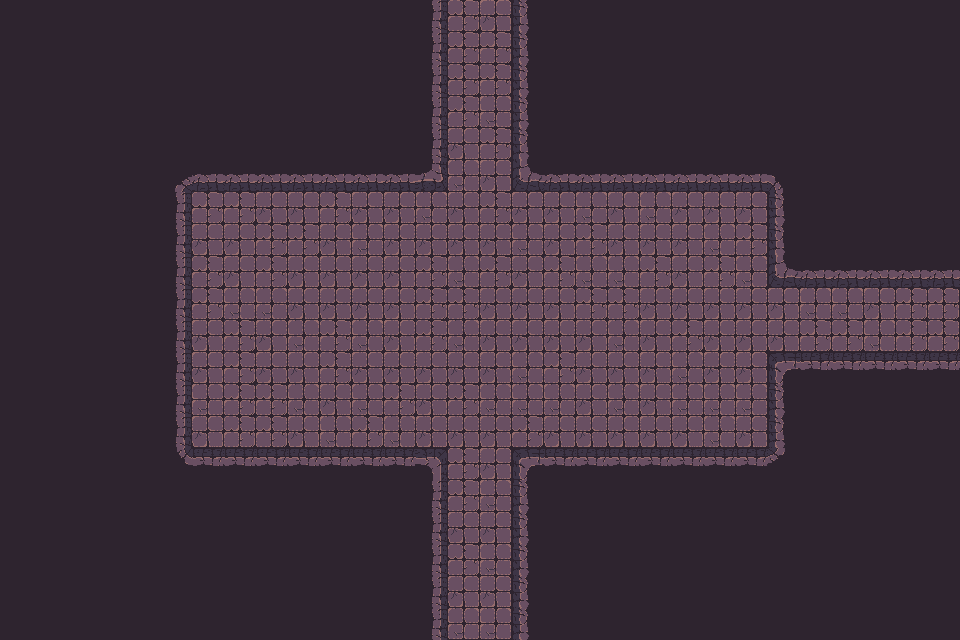

Tiled map render using the project's own tile images. Description and the whole map definition, tile-layer contents included, below:
An orthogonal 30x20 tile map with 32x32 px tiles, 1 tile layer (Tile layer 1), 2 tilesets and 57 objects.

<map version="1.10" tiledversion="1.11.2" orientation="orthogonal" renderorder="right-down" width="30" height="20" tilewidth="32" tileheight="32" infinite="0" nextlayerid="3" nextobjectid="1">
    <tileset firstgid="1" name="Town Tileset" tilewidth="32" tileheight="32" tilecount="64" columns="8">
        <image source="../../../tiles/World H Tileset.png" trans="ff00ff" width="256" height="256" />
        <tile id="4">
            <objectgroup draworder="index" id="2">
                <object id="1" x="0" y="0" width="32" height="32" />
            </objectgroup>
        </tile>
        <tile id="5">
            <objectgroup draworder="index" id="2">
                <object id="1" x="0" y="0" width="32" height="32" />
            </objectgroup>
        </tile>
        <tile id="6">
            <objectgroup draworder="index" id="2">
                <object id="1" x="0" y="0" width="32" height="32" />
            </objectgroup>
        </tile>
        <tile id="7">
            <objectgroup draworder="index" id="2">
                <object id="1" x="0" y="0" width="32" height="32" />
            </objectgroup>
        </tile>
        <tile id="8">
            <objectgroup draworder="index" id="2">
                <object id="1" x="0" y="0" width="32" height="32" />
            </objectgroup>
        </tile>
        <tile id="10">
            <objectgroup draworder="index" id="2">
                <object id="1" x="0" y="32" width="32" height="0" />
            </objectgroup>
        </tile>
        <tile id="11">
            <objectgroup draworder="index" id="2">
                <object id="1" x="0" y="32" width="32" height="0" />
                <object id="2" x="32" y="0" width="0" height="32" />
            </objectgroup>
        </tile>
        <tile id="12">
            <objectgroup draworder="index" id="2">
                <object id="1" x="32" y="0" width="0" height="32" />
            </objectgroup>
        </tile>
        <tile id="13">
            <objectgroup draworder="index" id="2">
                <object id="1" x="0" y="32" width="32" height="0" />
                <object id="2" x="0" y="32" width="32" height="0" />
                <object id="3" x="0" y="0" width="0" height="32" />
            </objectgroup>
        </tile>
        <tile id="14">
            <objectgroup draworder="index" id="2">
                <object id="1" x="0" y="0" width="0" height="32" />
            </objectgroup>
        </tile>
        <tile id="16">
            <objectgroup draworder="index" id="2">
                <object id="1" x="0" y="0" width="32" height="32" />
            </objectgroup>
        </tile>
        <tile id="24">
            <objectgroup draworder="index" id="2">
                <object id="1" x="0" y="0" width="32" height="32" />
            </objectgroup>
        </tile>
    </tileset>
    <tileset firstgid="65" name="Dungeon Crawler Tileset" tilewidth="32" tileheight="32" tilecount="100" columns="10">
        <image source="../../../tiles/Dungeon_Tile.png" trans="" width="320" height="320" />
        <tile id="2">
            <objectgroup draworder="index" id="2">
                <object id="1" x="0" y="0" width="32" height="32" />
            </objectgroup>
        </tile>
        <tile id="3">
            <objectgroup draworder="index" id="2">
                <object id="1" x="0" y="0" width="32" height="32" />
            </objectgroup>
        </tile>
        <tile id="4">
            <objectgroup draworder="index" id="2">
                <object id="1" x="0" y="0" width="32" height="32" />
            </objectgroup>
        </tile>
        <tile id="5">
            <objectgroup draworder="index" id="2">
                <object id="1" x="0" y="0" width="32" height="32" />
            </objectgroup>
        </tile>
        <tile id="6">
            <objectgroup draworder="index" id="2">
                <object id="1" x="0" y="0" width="32" height="32" />
            </objectgroup>
        </tile>
        <tile id="8">
            <objectgroup draworder="index" id="2">
                <object id="1" x="0" y="0" width="32" height="32" />
            </objectgroup>
        </tile>
        <tile id="12">
            <objectgroup draworder="index" id="2">
                <object id="1" x="0" y="0" width="32" height="32" />
            </objectgroup>
        </tile>
        <tile id="13">
            <objectgroup draworder="index" id="2">
                <object id="1" x="0" y="0" width="32" height="32" />
            </objectgroup>
        </tile>
        <tile id="14">
            <objectgroup draworder="index" id="2">
                <object id="1" x="0" y="0" width="32" height="32" />
            </objectgroup>
        </tile>
        <tile id="15">
            <objectgroup draworder="index" id="2">
                <object id="1" x="0" y="0" width="32" height="32" />
            </objectgroup>
        </tile>
        <tile id="16">
            <objectgroup draworder="index" id="2">
                <object id="1" x="0" y="0" width="32" height="32" />
            </objectgroup>
        </tile>
        <tile id="18">
            <objectgroup draworder="index" id="2">
                <object id="1" x="0" y="0" width="32" height="32" />
            </objectgroup>
        </tile>
        <tile id="22">
            <objectgroup draworder="index" id="2">
                <object id="1" x="0" y="0" width="32" height="32" />
            </objectgroup>
        </tile>
        <tile id="23">
            <objectgroup draworder="index" id="2">
                <object id="1" x="0" y="0" width="32" height="32" />
            </objectgroup>
        </tile>
        <tile id="24">
            <objectgroup draworder="index" id="2">
                <object id="1" x="0" y="0" width="32" height="32" />
            </objectgroup>
        </tile>
        <tile id="25">
            <objectgroup draworder="index" id="2">
                <object id="1" x="0" y="0" width="32" height="32" />
            </objectgroup>
        </tile>
        <tile id="26">
            <objectgroup draworder="index" id="2">
                <object id="1" x="0" y="0" width="32" height="32" />
            </objectgroup>
        </tile>
        <tile id="28">
            <objectgroup draworder="index" id="2">
                <object id="1" x="0" y="0" width="32" height="32" />
            </objectgroup>
        </tile>
        <tile id="32">
            <objectgroup draworder="index" id="2">
                <object id="1" x="0" y="0" width="32" height="32" />
            </objectgroup>
        </tile>
        <tile id="33">
            <objectgroup draworder="index" id="2">
                <object id="1" x="0" y="0" width="32" height="32" />
            </objectgroup>
        </tile>
        <tile id="34">
            <objectgroup draworder="index" id="2">
                <object id="1" x="0" y="0" width="32" height="32" />
            </objectgroup>
        </tile>
        <tile id="35">
            <objectgroup draworder="index" id="2">
                <object id="1" x="0" y="0" width="32" height="32" />
            </objectgroup>
        </tile>
        <tile id="36">
            <objectgroup draworder="index" id="2">
                <object id="1" x="0" y="0" width="32" height="32" />
            </objectgroup>
        </tile>
        <tile id="38">
            <objectgroup draworder="index" id="2">
                <object id="1" x="0" y="0" width="32" height="32" />
            </objectgroup>
        </tile>
        <tile id="42">
            <objectgroup draworder="index" id="2">
                <object id="1" x="0" y="0" width="32" height="32" />
            </objectgroup>
        </tile>
        <tile id="43">
            <objectgroup draworder="index" id="2">
                <object id="1" x="0" y="0" width="32" height="32" />
            </objectgroup>
        </tile>
        <tile id="44">
            <objectgroup draworder="index" id="2">
                <object id="1" x="0" y="0" width="32" height="32" />
            </objectgroup>
        </tile>
        <tile id="45">
            <objectgroup draworder="index" id="2">
                <object id="1" x="0" y="0" width="32" height="32" />
            </objectgroup>
        </tile>
        <tile id="46">
            <objectgroup draworder="index" id="2">
                <object id="1" x="0" y="0" width="32" height="32" />
            </objectgroup>
        </tile>
        <tile id="48">
            <objectgroup draworder="index" id="2">
                <object id="1" x="0" y="0" width="32" height="32" />
            </objectgroup>
        </tile>
        <tile id="52">
            <objectgroup draworder="index" id="2">
                <object id="1" x="0" y="0" width="32" height="32" />
            </objectgroup>
        </tile>
        <tile id="53">
            <objectgroup draworder="index" id="2">
                <object id="1" x="0" y="0" width="32" height="32" />
            </objectgroup>
        </tile>
        <tile id="54">
            <objectgroup draworder="index" id="2">
                <object id="1" x="0" y="0" width="32" height="32" />
            </objectgroup>
        </tile>
        <tile id="55">
            <objectgroup draworder="index" id="2">
                <object id="1" x="0" y="0" width="32" height="32" />
            </objectgroup>
        </tile>
        <tile id="56">
            <objectgroup draworder="index" id="2">
                <object id="1" x="0" y="0" width="32" height="32" />
            </objectgroup>
        </tile>
        <tile id="58">
            <objectgroup draworder="index" id="2">
                <object id="1" x="0" y="0" width="32" height="32" />
            </objectgroup>
        </tile>
        <tile id="62">
            <objectgroup draworder="index" id="2">
                <object id="1" x="0" y="0" width="32" height="32" />
            </objectgroup>
        </tile>
        <tile id="63">
            <objectgroup draworder="index" id="2">
                <object id="1" x="0" y="0" width="32" height="32" />
            </objectgroup>
        </tile>
        <tile id="64">
            <objectgroup draworder="index" id="2">
                <object id="1" x="0" y="0" width="32" height="32" />
            </objectgroup>
        </tile>
        <tile id="65">
            <objectgroup draworder="index" id="2">
                <object id="1" x="0" y="0" width="32" height="32" />
            </objectgroup>
        </tile>
        <tile id="66">
            <objectgroup draworder="index" id="2">
                <object id="1" x="0" y="0" width="32" height="32" />
            </objectgroup>
        </tile>
        <tile id="68">
            <objectgroup draworder="index" id="2">
                <object id="1" x="0" y="0" width="32" height="32" />
            </objectgroup>
        </tile>
    </tileset>
    <layer id="1" name="Tile layer 1" width="30" height="20">
        <data encoding="csv">
122,122,122,122,122,122,122,122,122,122,122,122,122,77,65,75,79,122,122,122,122,122,122,122,122,122,122,122,122,122,
122,122,122,122,122,122,122,122,122,122,122,122,122,77,65,65,79,122,122,122,122,122,122,122,122,122,122,122,122,122,
122,122,122,122,122,122,122,122,122,122,122,122,122,77,65,65,79,122,122,122,122,122,122,122,122,122,122,122,122,122,
122,122,122,122,122,122,122,122,122,122,122,122,122,77,65,66,79,122,122,122,122,122,122,122,122,122,122,122,122,122,
122,122,122,122,122,122,122,122,122,122,122,122,122,77,75,65,79,122,122,122,122,122,122,122,122,122,122,122,122,122,
122,122,122,122,122,67,68,68,68,68,68,68,68,103,66,75,100,68,68,68,68,68,68,68,69,122,122,122,122,122,
122,122,122,122,122,77,65,65,75,75,65,75,75,66,75,65,75,75,66,75,66,75,75,75,79,122,122,122,122,122,
122,122,122,122,122,77,75,75,65,65,75,66,75,75,75,75,66,75,65,75,75,75,66,65,79,122,122,122,122,122,
122,122,122,122,122,77,65,75,65,75,75,75,75,65,66,65,75,65,66,66,65,75,65,66,100,68,68,68,68,68,
122,122,122,122,122,77,65,66,66,75,75,75,75,65,65,75,75,75,65,65,75,75,75,75,75,66,66,75,65,65,
122,122,122,122,122,77,75,65,75,66,65,66,75,65,66,75,75,75,75,66,75,65,75,75,75,65,65,66,65,65,
122,122,122,122,122,77,75,65,75,75,65,75,75,75,75,75,66,65,75,75,75,66,75,75,70,88,88,88,88,88,
122,122,122,122,122,77,66,65,65,66,75,66,65,75,65,66,66,66,75,66,75,66,66,66,79,122,122,122,122,122,
122,122,122,122,122,77,75,65,65,75,66,65,66,75,75,75,65,75,75,75,75,75,66,75,79,122,122,122,122,122,
122,122,122,122,122,87,88,88,88,88,88,88,88,73,65,75,70,88,88,88,88,88,88,88,89,122,122,122,122,122,
122,122,122,122,122,122,122,122,122,122,122,122,122,77,65,66,79,122,122,122,122,122,122,122,122,122,122,122,122,122,
122,122,122,122,122,122,122,122,122,122,122,122,122,77,75,75,79,122,122,122,122,122,122,122,122,122,122,122,122,122,
122,122,122,122,122,122,122,122,122,122,122,122,122,77,65,66,79,122,122,122,122,122,122,122,122,122,122,122,122,122,
122,122,122,122,122,122,122,122,122,122,122,122,122,77,75,75,79,122,122,122,122,122,122,122,122,122,122,122,122,122,
122,122,122,122,122,122,122,122,122,122,122,122,122,77,66,66,79,122,122,122,122,122,122,122,122,122,122,122,122,122
        </data>
    </layer>
</map>
